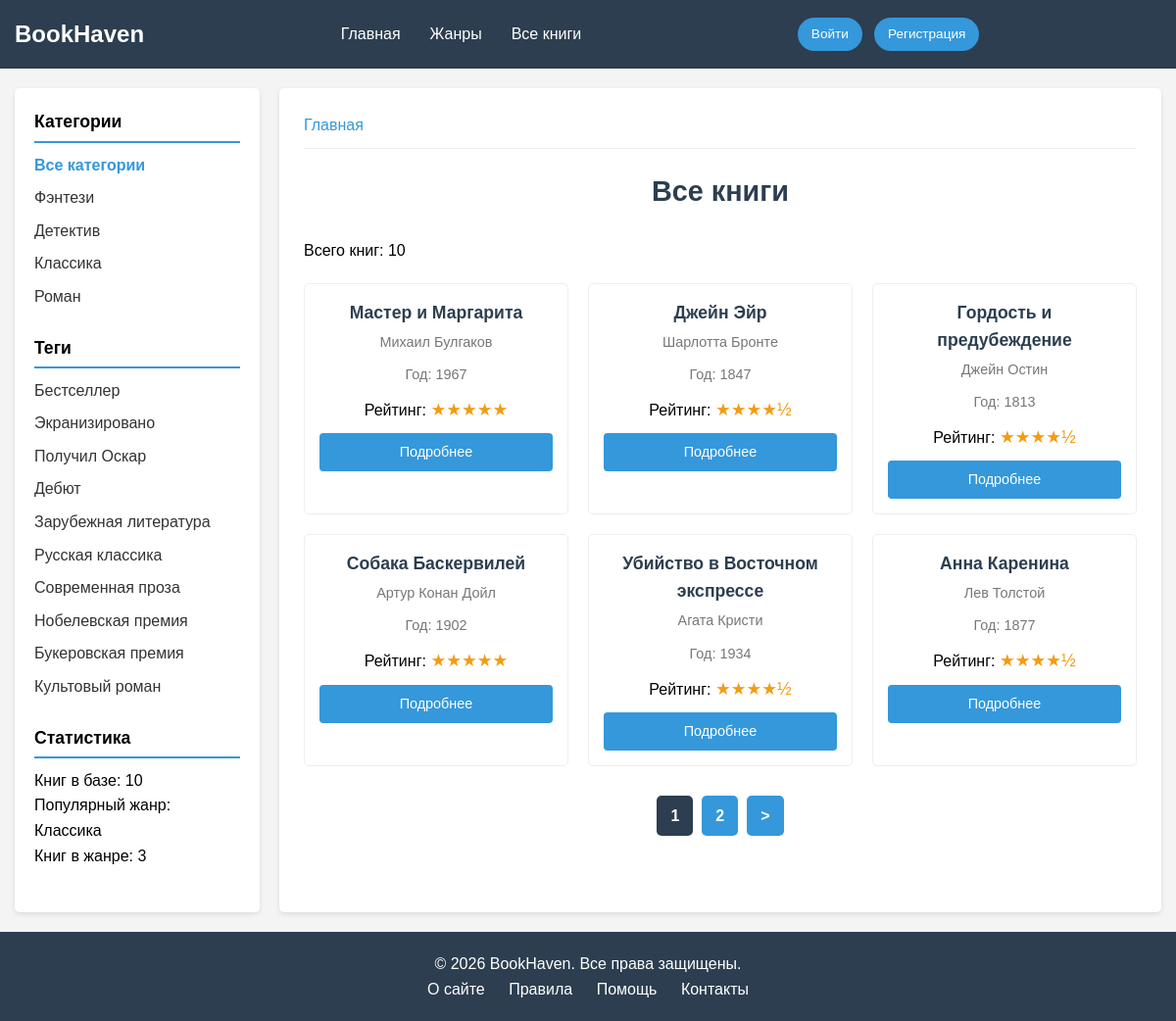
Before: /all-books/ with the older database file.
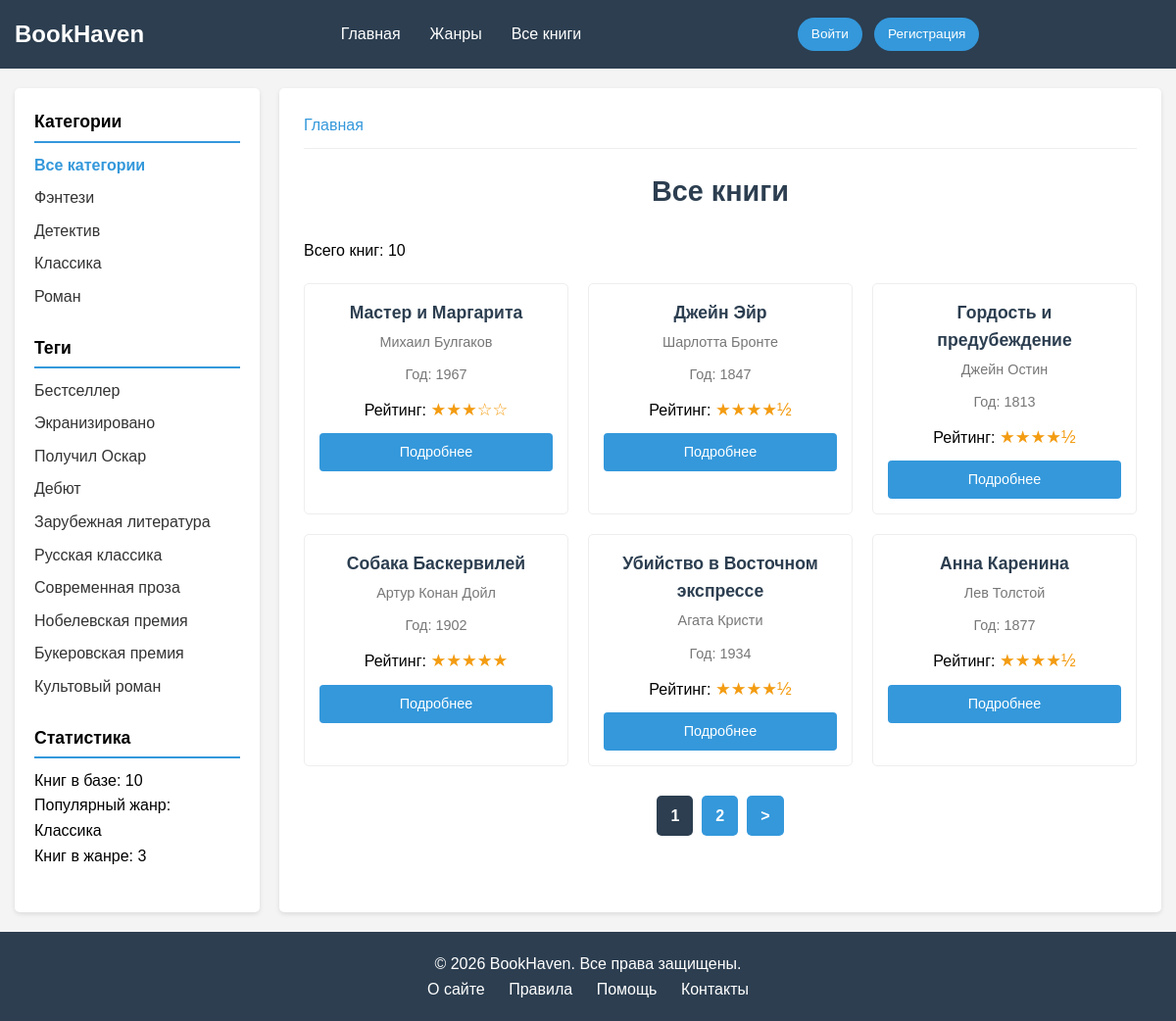
After: the same page with the newer database file.
### pages/models.py (models this page shows, shortened)
class Book(models.Model):
    class Status(models.IntegerChoices):
        DRAFT = 0, 'Черновик'
        PUBLISHED = 1, 'Опубликовано'
    photo = models.ImageField(
        upload_to='books_photos/%Y/%m/%d/',
        blank=True,
        null=True,
        verbose_name="Изображение книги"
    )
    title = models.CharField(max_length=255, verbose_name="Название")
    slug = models.SlugField(max_length=255, unique=True, db_index=True, verbose_name="URL")
    author = models.CharField(max_length=255, verbose_name="Автор")
    content = models.TextField(blank=True, verbose_name="Описание")
    genre = models.CharField(max_length=50, blank=True, default='', verbose_name="Жанр")
    year = models.IntegerField(default=2000, verbose_name="Год издания")
    rating = models.FloatField(default=0.0, verbose_name="Рейтинг")
    time_create = models.DateTimeField(auto_now_add=True, verbose_name="Время создания")
    time_update = models.DateTimeField(auto_now=True, verbose_name="Время обновления")
    is_published = models.IntegerField(choices=Status.choices, default=Status.DRAFT, verbose_name="Статус")
    cat = models.ForeignKey(Category, on_delete=models.PROTECT, null=True, blank=True, related_name='books', verbose_name="Категория")
    tags = models.ManyToManyField(TagPost, blank=True, related_name='books', verbose_name="Теги")
    author_user = models.ForeignKey(
        settings.AUTH_USER_MODEL,
        on_delete=models.SET_NULL,
        null=True,
        blank=True,
        related_name='books',
        verbose_name="Добавил на форум"
    )
    objects = models.Manager()
    published = PublishedManager()
    class Meta:
        ordering = ['-time_create']
        verbose_name = 'Книга'
        verbose_name_plural = 'Книги'

### books/views.py (the view)
# urls.py: path('all-books/', views.AllBooks.as_view(), name='all_books'),
class AllBooks(DataMixin, ListView):
    model = Book
    template_name = 'pages/all_books.html'
    context_object_name = 'posts'
    paginate_by = 6
    def get_queryset(self):
        return Book.published.all().select_related('cat')
    def get_context_data(self, *, object_list=None, **kwargs):
        context = super().get_context_data(**kwargs)
        return self.get_mixin_context(context,
                                      title='Все книги',
                                      selected_category=0
                                      )

### pages/models.py (called while the page is built)
    def get_queryset(self):
        return super().get_queryset().filter(is_published=Book.Status.PUBLISHED)

### pages/templatetags/book_tags.py (called while the page is built)
@register.simple_tag
def book_rating_stars(rating):
    full = int(rating)
    half = 1 if rating - full >= 0.5 else 0
    empty = 5 - full - half
    stars = '★' * full + '½' * half + '☆' * empty
    return mark_safe(f'<span class="rating-stars">{stars}</span>')

### pages/utils.py (called while the page is built)
    def get_mixin_context(self, context, **kwargs):
        popular_genre = Category.objects.annotate(
            book_count=Count('books')
        ).order_by('-book_count').first()
        context['categories'] = Category.objects.all()
        context['tags'] = TagPost.objects.all()
        context['online_users'] = 42
        context['total_users'] = 1234
        context['total_books'] = Book.published.count()
        context['popular_genre'] = popular_genre.name if popular_genre else 'Нет данных'
        context['popular_genre_count'] = popular_genre.book_count if popular_genre else 0
        context['selected_category'] = 0
        context.update(kwargs)
        return context

### templates/pages/all_books.html (shortened to what this page needs)
{% extends 'pages/base.html' %}
{% load book_tags %}
{% block content %}
<p>Всего книг: {{ total_books }}</p>
<div class="books-grid">
    {% for book in posts %}
        <div class="book-card">
            <h3 class="book-card__title">
                <a href="{% url 'book_detail' book.slug %}">{{ book.title }}</a>
            </h3>
            <p class="book-card__author">{{ book.author }}</p>
            <p class="book-card__year">Год: {{ book.year }}</p>
            <p class="book-card__rating">
                Рейтинг: {% book_rating_stars book.rating %}
            </p>
            <a href="{% url 'book_detail' book.slug %}" class="btn">Подробнее</a>
        </div>
    {% empty %}
        <p>Книги пока не добавлены</p>
    {% endfor %}
</div>
{% if page_obj.has_other_pages %}
<nav class="list-pages">
    <ul class="pagination">
        {% for p in paginator.page_range %}
            {% if page_obj.number == p %}
                <li class="page-num page-num-selected">{{ p }}</li>
            {% elif p >= page_obj.number|add:-2 and p <= page_obj.number|add:2 %}
                <li class="page-num">
                    <a href="?page={{ p }}">{{ p }}</a>
                </li>
            {% endif %}
        {% endfor %}
        {% if page_obj.has_next %}
        <li class="page-num">
            <a href="?page={{ page_obj.next_page_number }}">&gt;</a>
        </li>
        {% endif %}
    </ul>
</nav>
{% endif %}
{% endblock %}

Changed rows visible on the page:
changed Book "Мастер и Маргарита": rating "★★★★★" → "★★★☆☆"
